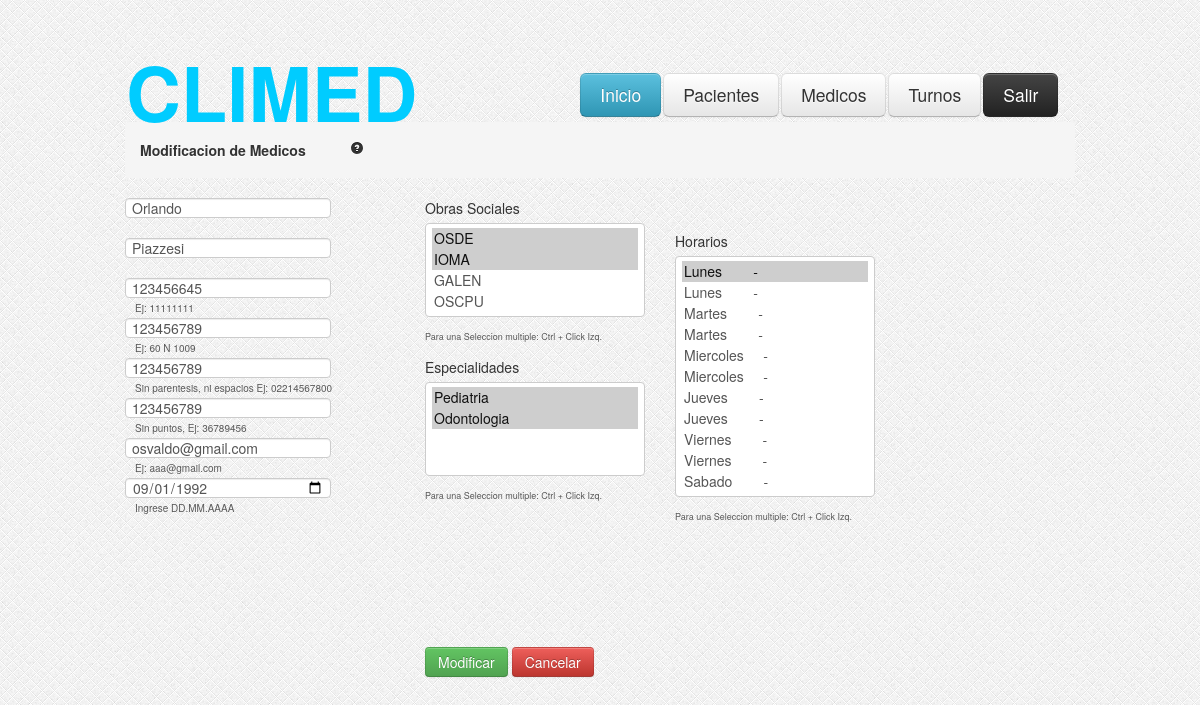
/CargaMedico.php?idmedico=1, run on the app's committed database.
### tables this page shows
CREATE TABLE IF NOT EXISTS `medicos` (
  `idmedico` int(11) NOT NULL AUTO_INCREMENT,
  `nombre` varchar(100) NOT NULL,
  `apellido` varchar(100) NOT NULL,
  `nromatricula` int(11) NOT NULL,
  `email` varchar(100) NOT NULL,
  `telefono` int(25) NOT NULL,
  `fechaNac` date NOT NULL,
  `dni` int(11) NOT NULL,
  `direccion` varchar(255) DEFAULT NULL,
  `activo` tinyint(1) NOT NULL DEFAULT '1',
  PRIMARY KEY (`idmedico`)
);

### CargaMedico.php (the view, shortened to what this page needs)
<head>
	<link rel="stylesheet" type="text/css" href="css/estilo.css"/>
	<link rel="stylesheet" type="text/css" href="css/bootstrap.css"/>
	<link rel="stylesheet" type="text/css" href="css/bootstrap-responsive.css"/>
</head>
<body style="background-image:url('images/bg.png')">
 	<?php include_once('header.php'); ?>
	<div class="encapsulador">
		<ul class="breadcrumb">
			<li>
				<h5>Modificacion de Medicos <a href="#" style="margin-left: 40px;"><i class="icon-question-sign"></i></a></h5>
			</li>
		</ul>
		<?php
			if(isset($_GET['idmedico'])){
				$queryMedico = "SELECT * FROM medicos WHERE idmedico = ".$_GET['idmedico']."";
				$resultadoQueryMedico = mysql_query($queryMedico);
				$medico = mysql_fetch_array($resultadoQueryMedico);
	   ?>
		<div id="form-modificacion-medicos">
			<form class="form-horizontal" method="POST" action="ModificarMedico.php" enctype="multipart/form-data" >
				<div class="control-group" >
						<input class="namee" name="nombre" type="text" maxlength="50" placeholder="Nombre.." value="<?php echo $medico['nombre'];?>">
					</div>
					<div class="control-group">
						<input class="apellidoo" name="apellido" type="text" maxlength="50" placeholder="Apellido.." value="<?php echo $medico['apellido'];?>">
					</div>
					<div class="control-group">
						<input class="nromatriculaa" name="nromatricula" type="text" maxlength="9" placeholder="NroMatricula.." value="<?php echo $medico['nromatricula'];?>">
						<span class="help-block" style= "margin-left: 10px; margin-top: 0px; font-size: 10px;margin-bottom: -20px;">Ej: 11111111</span>
					</div>
					<div class="control-group">
						<input class="dirr" name="dir" type="text" maxlength="150" placeholder="Direccion.." value="<?php echo $medico['direccion'];?>">
						<span class="help-block" style= "margin-left: 10px; margin-top: 0px; font-size: 10px;margin-bottom: -20px;">Ej: 60 N 1009</span>
					</div>
					<div class="control-group">
						<input class="tell" name="tel" type="text" maxlength="25" placeholder="Telefono.." value="<?php echo $medico['telefono'];?>">
						<span class="help-block" style= "margin-left: 10px; margin-top: 0px; font-size: 10px;margin-bottom: -20px;">Sin parentesis, ni espacios Ej: 02214567800</span>
					</div>
					<div class="control-group">
						<input class="dnii" name="dni" type="text" maxlength="9" placeholder="DNI.." value="<?php echo $medico['dni'];?>">
						<span class="help-block" style= "margin-left: 10px; margin-top: 0px; font-size: 10px;margin-bottom: -20px;">Sin puntos, Ej: 36789456</span>
					</div>
					<div class="control-group">
						<input class="emaill" name="email" type="email" maxlength="35" placeholder="Email.." value="<?php echo $medico['email'];?>">
						<span class="help-block" style= "margin-left: 10px; margin-top: 0px; font-size: 10px;margin-bottom: -20px;">Ej: aaa@gmail.com</span>
					</div>
					<div class="control-group">
						<input class="fecnacc" name="fecnac" type="date" min="1900-01-01" max="2013-06-01" placeholder="Fecha de Nacimiento.." value="<?php echo $medico['fechaNac'];?>">
						<span class="help-block" style= "margin-left: 10px; margin-top: 0px; font-size: 10px;margin-bottom: -20px;">Ingrese DD.MM.AAAA</span>
					</div>
				<div style="margin-left: 300px;margin-top: -320px;">
					<label>Obras Sociales</label>
					<select multiple="multiple" id="obra" name="obra[]">
					<?php
						$queryObrasMedico = "  SELECT
														o.nombre,
														o.idobra
												 FROM
														med_obrasocial AS mo
												 INNER JOIN obrasociales AS o on o.idobra = mo.idobra
												 INNER JOIN medicos AS m on m.idmedico = mo.idmedico
												 WHERE  m.idmedico=".$_GET['idmedico']." ";
						$resultadoQueryObrasMedico = mysql_query($queryObrasMedico);
						while ($obrasMedico = mysql_fetch_array($resultadoQueryObrasMedico)) {
					?>
							<option selected="selected" value="<?php echo $obrasMedico["idobra"];?>"><?php echo $obrasMedico["nombre"]; ?></option>
					<?php
						}
						$queryObrasResto = "SELECT o.nombre, o.idobra
									 FROM obrasociales as o
									 WHERE o.nombre not in   (SELECT o.nombre
															  FROM med_obrasocial as mo
															  INNER JOIN obrasociales as o ON o.idobra = mo.idobra
															  INNER JOIN medicos as m ON m.idmedico = mo.idmedico
															  WHERE m.idmedico=".$_GET['idmedico'].")";
						$resultadoQueryObrasResto = mysql_query($queryObrasResto);
						while ($obrasResto = mysql_fetch_array($resultadoQueryObrasResto)) {
					?>
							<option value="<?php echo $obrasResto["idobra"];?>"><?php echo $obrasResto["nombre"]; ?></option>
					<?php
						}
					?>
					</select>
					<span class="help-block" style="font-size: 9px;"> Para una Seleccion multiple: Ctrl + Click Izq.</span>
				</div>
				<div style="margin-left: 300px;margin-top: 10px;">
				<label>Especialidades</label>
				<select multiple="multiple" id="especialidad" name="especialidad[]">
				<?php
					$queryEspecialidadesMedico = "	SELECT 	e.nombre,
															e.idespecialidad
													FROM
															med_esp as me
													INNER JOIN especialidades as e on e.idespecialidad = me.idespecialidad
													WHERE  me.idmedico=".$_GET['idmedico']." ";
					$resultadoQueryEspecialidadesMedico = mysql_query($queryEspecialidadesMedico);
					while ($especialidad = mysql_fetch_array($resultadoQueryEspecialidadesMedico)) {
				?>
						<option selected="selected" value="<?php echo $especialidad["idespecialidad"];?>"><?php echo $especialidad["nombre"]; ?></option>
				<?php
					}
				?>
				</select>
				<span class="help-block" style="font-size: 9px;"> Para una Seleccion multiple: Ctrl + Click Izq.</span>
				</div>
				<div style="margin-left: 550px;margin-top: -275px;";>
					<label>Horarios</label>
					<select multiple="multiple" id="horarios" name="horarios[]" size='11' style="width: 200px;">
					<?php
						$queryMedicoHorario = "SELECT h.idhorario
											   FROM horarios AS h
											   INNER JOIN med_hor AS mh on mh.idhorario = h.idhorario
											   WHERE  mh.idmedico=".$_GET['idmedico']." ";
						$resultadoQueryMedicoHorario = mysql_query($queryMedicoHorario);
						$hor = array();
						while ($medicoHorario = mysql_fetch_array($resultadoQueryMedicoHorario)) {
							$hor[] = $medicoHorario['idhorario'];
						}
						$queryHorariosResto = "SELECT h.idhorario, h.dia, TIME_FORMAT(h.horaIn,'%H:%m') as horaIn , TIME_FORMAT(h.horaOut,'%H:%m') as horaOut
											   FROM horarios as h
											   WHERE h.idhorario ";
						$resultadoQueryHorarioResto = mysql_query($queryHorariosResto);
						while ($horarioResto = mysql_fetch_array($resultadoQueryHorarioResto)) {
							if( in_array($horarioResto['idhorario'], $hor) ){
								if ($horarioResto["dia"] == 'Miercoles'){ ?>
									<option selected="selected" value="<?php echo $horarioResto["idhorario"];?>"><?php echo $horarioResto["dia"]."&nbsp&nbsp&nbsp&nbsp".$horarioResto["horaIn"]." - ".$horarioResto["horaOut"]?></option>
						<?php	}else{ ?>
									<option selected="selected" value="<?php echo $horarioResto["idhorario"];?>"><?php echo $horarioResto["dia"]."&nbsp&nbsp&nbsp&nbsp&nbsp&nbsp&nbsp".$horarioResto["horaIn"]." - ".$horarioResto["horaOut"]?></option>
						<?php	 }
							}else{
								if ($horarioResto["dia"] == 'Miercoles'){ ?>
									<option value="<?php echo $horarioResto["idhorario"];?>"><?php echo $horarioResto["dia"]."&nbsp&nbsp&nbsp&nbsp".$horarioResto["horaIn"]." - ".$horarioResto["horaOut"]?></option>
						<?php   } else { ?>
									<option value="<?php echo $horarioResto["idhorario"];?>"><?php echo $horarioResto["dia"]."&nbsp&nbsp&nbsp&nbsp&nbsp&nbsp&nbsp".$horarioResto["horaIn"]." - ".$horarioResto["horaOut"]?></option>
						<?php   }
							}
						}
					?>
					</select>
						<span class="help-block" style="font-size: 9px;"> Para una Seleccion multiple: Ctrl + Click Izq.</span>
				</div>
				<div style="margin-left:300px;margin-top: 120px;">
					<a data-toggle="modal" role="button" href="#modificar" class="btnsubmit btn-success">Modificar</a>
					<a data-toggle="modal" role="button" href="#cancelar" class="btn btn-danger">Cancelar</a>
				</div>
			</form>
		</div>
		<?php
			}
		?>
	</div>
</body>
</html>

### css/estilo.css (style rules this page uses)
.encapsulador { width:950px; height:auto; margin: auto; }

### data on the page
medicos: nombre "Orlando", apellido "Piazzesi", nromatricula "123456645", dir "123456789", tel "123456789", dni "123456789", email "osvaldo@gmail.com", fecnac "09/01/1992"

### other printed values
form field value "OSDE ☑ / IOMA ☑ / GALEN / OSCPU"
form field value "Pediatria ☑ / Odontologia ☑"
form field value "Lunes - ☑ / Lunes - / Martes - / Martes - / Miercoles - / Miercoles - / Jueves - / Jueves - / Viernes - / Viernes - / Sabado -"
